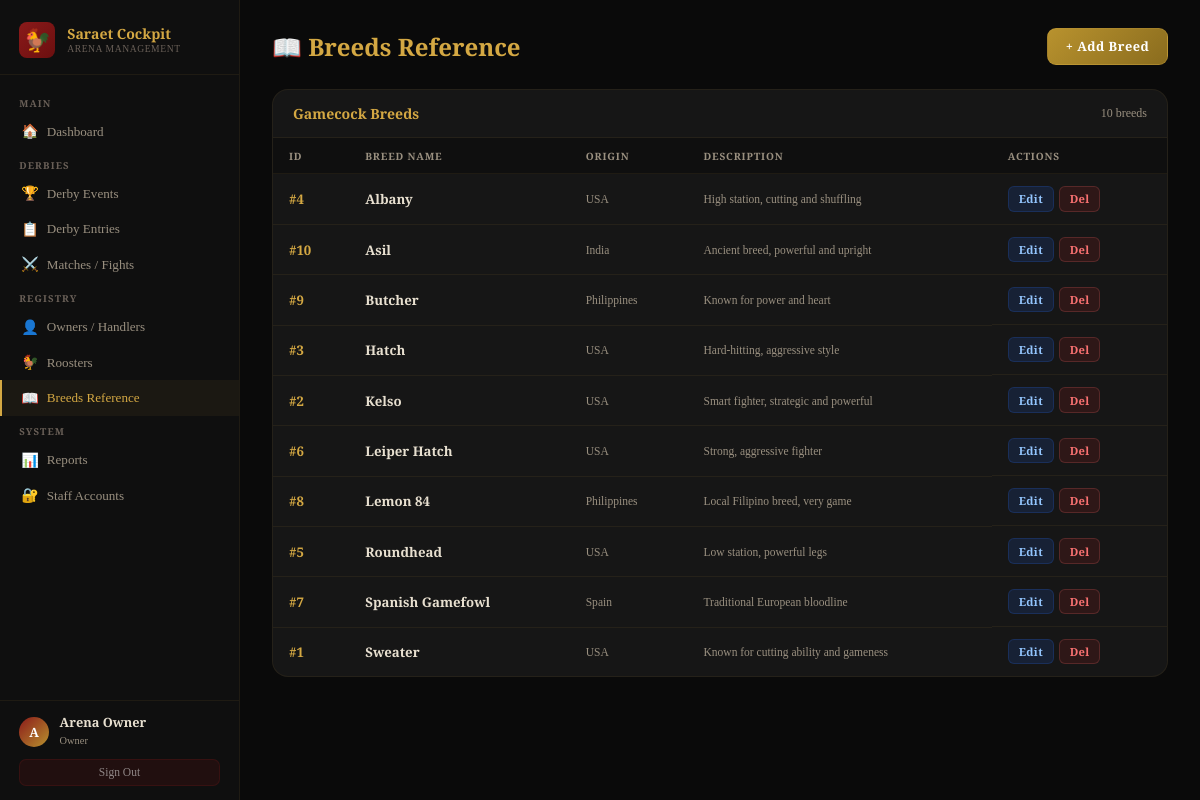
Page /admin/breeds.php (signed in) on the committed database.
### tables this page shows
CREATE TABLE IF NOT EXISTS breeds (
    breed_id    INT AUTO_INCREMENT PRIMARY KEY,
    breed_name  VARCHAR(100) NOT NULL,
    origin      VARCHAR(100),
    description TEXT
);

### admin/breeds.php (the view, shortened to what this page needs)
<?php
require_once '../includes/auth.php'; requireAdmin(); require_once '../config/db.php'; $db=getDB(); $msg='';
$rows=$db->query("SELECT * FROM breeds ORDER BY breed_name");
?><!DOCTYPE html><html lang="en"><head><link rel="stylesheet" href="../assets/admin.css"></head>
<body><?php include '../includes/sidebar.php';?><main class="main"><div class="page-hd"><h1>📖 Breeds Reference</h1><button class="btn-primary btn-gold" onclick="openModal(0)">+ Add Breed</button></div>
<div class="card"><div class="card-hd"><h3>Gamecock Breeds</h3><span style="font-size:.75rem;color:var(--muted)"><?=$rows->num_rows?> breeds</span></div>
<div class="tbl-wrap"><table><thead><tr><th>ID</th><th>Breed Name</th><th>Origin</th><th>Description</th><th>Actions</th></tr></thead><tbody>
<?php while($b=$rows->fetch_assoc()):?>
<tr><td style="font-family:'Cinzel',serif;font-weight:700;color:var(--gold)">#<?=$b['breed_id']?></td><td class="t-name"><?=htmlspecialchars($b['breed_name'])?></td><td class="t-sub"><?=htmlspecialchars($b['origin']??'—')?></td><td class="t-sub"><?=htmlspecialchars(substr($b['description']??'—',0,80))?></td>
<td style="display:flex;gap:.3rem"><button class="btn-xs bx-edit" onclick="openModal(<?=$b['breed_id']?>,'<?=addslashes($b['breed_name'])?>','<?=addslashes($b['origin']??'')?>','<?=addslashes($b['description']??'')?>')">Edit</button><a href="breeds.php?delete=<?=$b['breed_id']?>" class="btn-xs bx-delete" onclick="return confirm('Delete?')">Del</a></td></tr>
<?php endwhile;?>
</tbody></table></div></div></main>
</body></html>

### includes/sidebar.php (shortened to what this page needs)
<aside class="sidebar">
  <div class="sb-brand">
    <div class="sb-logo">🐓</div>
    <div>
      <h2>Saraet Cockpit</h2>
      <p>Arena Management</p>
    </div>
  </div>
  <nav class="sb-nav">
    <div class="sb-sec">Main</div>
    <a href="dashboard.php"  class="sb-item <?= basename($_SERVER['PHP_SELF'])==='dashboard.php'?'active':'' ?>"><span>🏠</span>Dashboard</a>
    <div class="sb-sec">Derbies</div>
    <a href="derbies.php"    class="sb-item <?= basename($_SERVER['PHP_SELF'])==='derbies.php'?'active':'' ?>"><span>🏆</span>Derby Events</a>
    <a href="entries.php"    class="sb-item <?= basename($_SERVER['PHP_SELF'])==='entries.php'?'active':'' ?>"><span>📋</span>Derby Entries</a>
    <a href="matches.php"    class="sb-item <?= basename($_SERVER['PHP_SELF'])==='matches.php'?'active':'' ?>"><span>⚔️</span>Matches / Fights</a>
    <div class="sb-sec">Registry</div>
    <a href="owners.php"     class="sb-item <?= basename($_SERVER['PHP_SELF'])==='owners.php'?'active':'' ?>"><span>👤</span>Owners / Handlers</a>
    <a href="roosters.php"   class="sb-item <?= basename($_SERVER['PHP_SELF'])==='roosters.php'?'active':'' ?>"><span>🐓</span>Roosters</a>
    <a href="breeds.php"     class="sb-item <?= basename($_SERVER['PHP_SELF'])==='breeds.php'?'active':'' ?>"><span>📖</span>Breeds Reference</a>
    <div class="sb-sec">System</div>
    <a href="reports.php"    class="sb-item <?= basename($_SERVER['PHP_SELF'])==='reports.php'?'active':'' ?>"><span>📊</span>Reports</a>
    <a href="staff.php"      class="sb-item <?= basename($_SERVER['PHP_SELF'])==='staff.php'?'active':'' ?>"><span>🔐</span>Staff Accounts</a>
  </nav>
  <div class="sb-footer">
    <div class="sb-user">
      <div class="sb-av"><?= strtoupper(substr($_SESSION['admin_name'],0,1)) ?></div>
      <div>
        <p><?= htmlspecialchars($_SESSION['admin_name']) ?></p>
        <span><?= ucfirst(str_replace('_',' ',$_SESSION['admin_role'])) ?></span>
      </div>
    </div>
    <a href="logout.php" class="sb-logout">Sign Out</a>
  </div>
</aside>

### rows in the picture
breeds: breed_id "4", breed_name "Albany", origin "USA", description "High station, cutting and shuffling"
breeds: breed_id "10", breed_name "Asil", origin "India", description "Ancient breed, powerful and upright"
breeds: breed_id "9", breed_name "Butcher", origin "Philippines", description "Known for power and heart"
breeds: breed_id "3", breed_name "Hatch", origin "USA", description "Hard-hitting, aggressive style"
breeds: breed_id "2", breed_name "Kelso", origin "USA", description "Smart fighter, strategic and powerful"
breeds: breed_id "6", breed_name "Leiper Hatch", origin "USA", description "Strong, aggressive fighter"
breeds: breed_id "8", breed_name "Lemon 84", origin "Philippines", description "Local Filipino breed, very game"
breeds: breed_id "5", breed_name "Roundhead", origin "USA", description "Low station, powerful legs"
breeds: breed_id "7", breed_name "Spanish Gamefowl", origin "Spain", description "Traditional European bloodline"
breeds: breed_id "1", breed_name "Sweater", origin "USA", description "Known for cutting ability and gameness"

### other values in the picture
substr($_SESSION['admin_name'],0,1) "A"
$_SESSION['admin_name'] "Arena Owner"
str_replace('_',' ',$_SESSION['admin_role']) "Owner"
$rows->num_rows "10"
